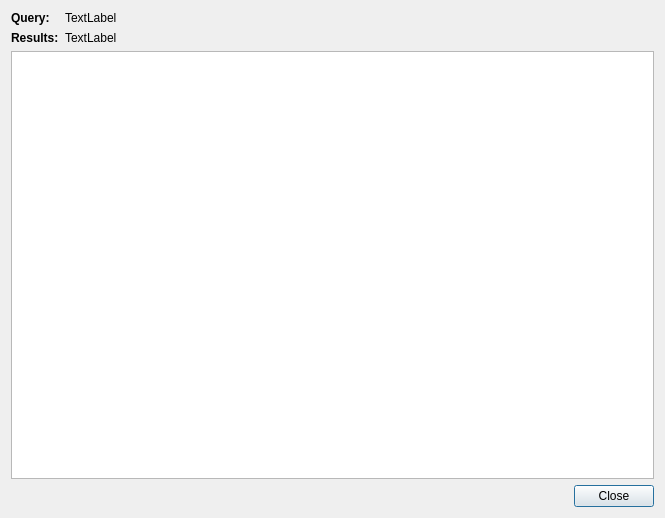
<?xml version="1.0" encoding="UTF-8"?>
<ui version="4.0">
 <class>QueryViewDialog</class>
 <widget class="QDialog" name="QueryViewDialog">
  <property name="geometry">
   <rect>
    <x>0</x>
    <y>0</y>
    <width>665</width>
    <height>518</height>
   </rect>
  </property>
  <property name="windowTitle">
   <string>Query View</string>
  </property>
  <layout class="QVBoxLayout" name="verticalLayout_2">
   <item>
    <layout class="QGridLayout" name="gridLayout">
     <item row="0" column="0">
      <widget class="QLabel" name="queryLabelLbl">
       <property name="font">
        <font>
         <weight>75</weight>
         <bold>true</bold>
        </font>
       </property>
       <property name="text">
        <string>Query:</string>
       </property>
      </widget>
     </item>
     <item row="0" column="1">
      <widget class="QLabel" name="queryLbl">
       <property name="sizePolicy">
        <sizepolicy hsizetype="Preferred" vsizetype="Preferred">
         <horstretch>1</horstretch>
         <verstretch>0</verstretch>
        </sizepolicy>
       </property>
       <property name="text">
        <string>TextLabel</string>
       </property>
       <property name="wordWrap">
        <bool>true</bool>
       </property>
       <property name="textInteractionFlags">
        <set>Qt::LinksAccessibleByMouse|Qt::TextSelectableByMouse</set>
       </property>
      </widget>
     </item>
     <item row="1" column="0">
      <widget class="QLabel" name="resultsLabelLbl">
       <property name="font">
        <font>
         <weight>75</weight>
         <bold>true</bold>
        </font>
       </property>
       <property name="text">
        <string>Results:</string>
       </property>
      </widget>
     </item>
     <item row="1" column="1">
      <widget class="QLabel" name="resultsLbl">
       <property name="text">
        <string>TextLabel</string>
       </property>
      </widget>
     </item>
    </layout>
   </item>
   <item>
    <widget class="QTableWidget" name="tableWidget"/>
   </item>
   <item>
    <widget class="QDialogButtonBox" name="buttonBox">
     <property name="standardButtons">
      <set>QDialogButtonBox::Close</set>
     </property>
    </widget>
   </item>
  </layout>
 </widget>
 <resources/>
 <connections/>
</ui>
